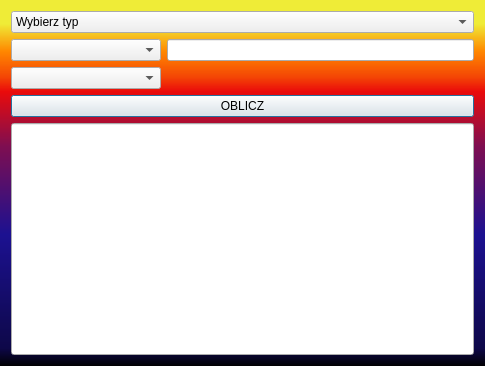
<?xml version="1.0" encoding="UTF-8"?>
<ui version="4.0">
 <class>JEDNOSTKI</class>
 <widget class="QDialog" name="JEDNOSTKI">
  <property name="geometry">
   <rect>
    <x>0</x>
    <y>0</y>
    <width>485</width>
    <height>366</height>
   </rect>
  </property>
  <property name="windowTitle">
   <string>Dialog</string>
  </property>
  <property name="styleSheet">
   <string notr="true">QDialog{
	background-color: qlineargradient(spread:pad, x1:0, y1:1, x2:0, y2:0, stop:0 rgba(0, 0, 0, 255), stop:0.05 rgba(14, 8, 73, 255), stop:0.36 rgba(28, 17, 145, 255), stop:0.6 rgba(126, 14, 81, 255), stop:0.75 rgba(234, 11, 11, 255), stop:0.79 rgba(244, 70, 5, 255), stop:0.86 rgba(255, 136, 0, 255), stop:0.935 rgba(239, 236, 55, 255));
}</string>
  </property>
  <layout class="QGridLayout" name="gridLayout">
   <item row="5" column="0">
    <widget class="QComboBox" name="druga_BOX"/>
   </item>
   <item row="4" column="1" colspan="2">
    <widget class="QLineEdit" name="pierwsza_line"/>
   </item>
   <item row="0" column="0" colspan="3">
    <widget class="QComboBox" name="typ_BOX">
     <item>
      <property name="text">
       <string>Wybierz typ</string>
      </property>
     </item>
     <item>
      <property name="text">
       <string>Masa</string>
      </property>
     </item>
     <item>
      <property name="text">
       <string>Długość</string>
      </property>
     </item>
     <item>
      <property name="text">
       <string>Czas</string>
      </property>
     </item>
    </widget>
   </item>
   <item row="4" column="0">
    <widget class="QComboBox" name="pierwsza_BOX"/>
   </item>
   <item row="8" column="0" colspan="3">
    <widget class="QPushButton" name="OBLICZ">
     <property name="styleSheet">
      <string notr="true">QPushButton:pressed{
	background-color: red;
}</string>
     </property>
     <property name="text">
      <string>OBLICZ</string>
     </property>
    </widget>
   </item>
   <item row="9" column="0" colspan="3">
    <widget class="QLineEdit" name="display">
     <property name="sizePolicy">
      <sizepolicy hsizetype="Preferred" vsizetype="Preferred">
       <horstretch>0</horstretch>
       <verstretch>0</verstretch>
      </sizepolicy>
     </property>
     <property name="readOnly">
      <bool>true</bool>
     </property>
    </widget>
   </item>
  </layout>
 </widget>
 <resources/>
 <connections/>
</ui>
